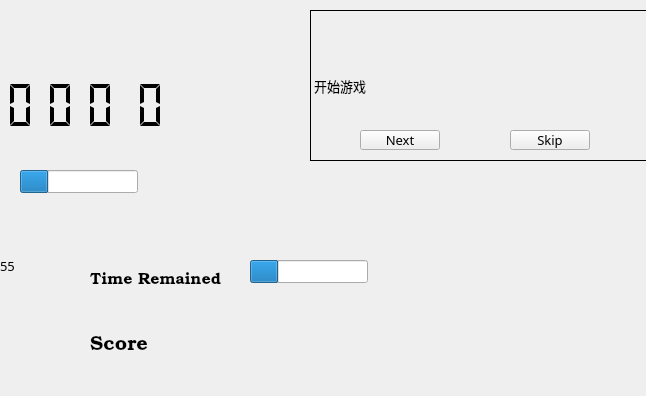
<?xml version="1.0" encoding="UTF-8"?>
<ui version="4.0">
 <class>GameWidget</class>
 <widget class="QWidget" name="GameWidget">
  <property name="geometry">
   <rect>
    <x>0</x>
    <y>0</y>
    <width>646</width>
    <height>396</height>
   </rect>
  </property>
  <property name="font">
   <font>
    <family>黑体</family>
    <pointsize>10</pointsize>
   </font>
  </property>
  <property name="windowTitle">
   <string>Form</string>
  </property>
  <widget class="QLabel" name="labelCntDn">
   <property name="geometry">
    <rect>
     <x>320</x>
     <y>30</y>
     <width>231</width>
     <height>221</height>
    </rect>
   </property>
   <property name="styleSheet">
    <string notr="true">border-image: url(:/cd3.png);</string>
   </property>
   <property name="text">
    <string/>
   </property>
  </widget>
  <widget class="QLabel" name="labelMain">
   <property name="geometry">
    <rect>
     <x>480</x>
     <y>80</y>
     <width>54</width>
     <height>12</height>
    </rect>
   </property>
   <property name="text">
    <string/>
   </property>
  </widget>
  <widget class="QLabel" name="labelMarsh">
   <property name="geometry">
    <rect>
     <x>480</x>
     <y>200</y>
     <width>54</width>
     <height>12</height>
    </rect>
   </property>
   <property name="text">
    <string/>
   </property>
  </widget>
  <widget class="QLabel" name="labelColon">
   <property name="geometry">
    <rect>
     <x>110</x>
     <y>250</y>
     <width>54</width>
     <height>12</height>
    </rect>
   </property>
   <property name="text">
    <string/>
   </property>
  </widget>
  <widget class="QLCDNumber" name="lcdNum1">
   <property name="geometry">
    <rect>
     <x>30</x>
     <y>80</y>
     <width>61</width>
     <height>51</height>
    </rect>
   </property>
   <property name="frameShape">
    <enum>QFrame::NoFrame</enum>
   </property>
   <property name="digitCount">
    <number>1</number>
   </property>
   <property name="segmentStyle">
    <enum>QLCDNumber::Flat</enum>
   </property>
  </widget>
  <widget class="QLCDNumber" name="lcdNum2">
   <property name="geometry">
    <rect>
     <x>-10</x>
     <y>80</y>
     <width>61</width>
     <height>51</height>
    </rect>
   </property>
   <property name="frameShape">
    <enum>QFrame::NoFrame</enum>
   </property>
   <property name="digitCount">
    <number>1</number>
   </property>
   <property name="segmentStyle">
    <enum>QLCDNumber::Flat</enum>
   </property>
  </widget>
  <widget class="QLCDNumber" name="lcdNum3">
   <property name="geometry">
    <rect>
     <x>70</x>
     <y>80</y>
     <width>61</width>
     <height>51</height>
    </rect>
   </property>
   <property name="frameShape">
    <enum>QFrame::NoFrame</enum>
   </property>
   <property name="digitCount">
    <number>1</number>
   </property>
   <property name="segmentStyle">
    <enum>QLCDNumber::Flat</enum>
   </property>
  </widget>
  <widget class="QLCDNumber" name="lcdNum4">
   <property name="geometry">
    <rect>
     <x>120</x>
     <y>80</y>
     <width>61</width>
     <height>51</height>
    </rect>
   </property>
   <property name="frameShape">
    <enum>QFrame::NoFrame</enum>
   </property>
   <property name="digitCount">
    <number>1</number>
   </property>
   <property name="segmentStyle">
    <enum>QLCDNumber::Flat</enum>
   </property>
  </widget>
  <widget class="QLabel" name="labelHp1">
   <property name="geometry">
    <rect>
     <x>390</x>
     <y>220</y>
     <width>54</width>
     <height>12</height>
    </rect>
   </property>
   <property name="text">
    <string/>
   </property>
  </widget>
  <widget class="QLabel" name="labelHp2">
   <property name="geometry">
    <rect>
     <x>530</x>
     <y>320</y>
     <width>54</width>
     <height>12</height>
    </rect>
   </property>
   <property name="text">
    <string/>
   </property>
  </widget>
  <widget class="QLabel" name="labelHp3">
   <property name="geometry">
    <rect>
     <x>530</x>
     <y>290</y>
     <width>54</width>
     <height>12</height>
    </rect>
   </property>
   <property name="text">
    <string/>
   </property>
  </widget>
  <widget class="QLabel" name="labelHp4">
   <property name="geometry">
    <rect>
     <x>510</x>
     <y>220</y>
     <width>54</width>
     <height>12</height>
    </rect>
   </property>
   <property name="text">
    <string/>
   </property>
  </widget>
  <widget class="QProgressBar" name="progressBarMp">
   <property name="geometry">
    <rect>
     <x>20</x>
     <y>170</y>
     <width>118</width>
     <height>23</height>
    </rect>
   </property>
   <property name="value">
    <number>24</number>
   </property>
   <property name="textVisible">
    <bool>false</bool>
   </property>
  </widget>
  <widget class="QLabel" name="labelGuide">
   <property name="geometry">
    <rect>
     <x>310</x>
     <y>10</y>
     <width>950</width>
     <height>151</height>
    </rect>
   </property>
   <property name="sizePolicy">
    <sizepolicy hsizetype="Preferred" vsizetype="Preferred">
     <horstretch>0</horstretch>
     <verstretch>0</verstretch>
    </sizepolicy>
   </property>
   <property name="minimumSize">
    <size>
     <width>350</width>
     <height>0</height>
    </size>
   </property>
   <property name="font">
    <font>
     <family>华文新魏</family>
     <pointsize>10</pointsize>
    </font>
   </property>
   <property name="contextMenuPolicy">
    <enum>Qt::ActionsContextMenu</enum>
   </property>
   <property name="frameShape">
    <enum>QFrame::Box</enum>
   </property>
   <property name="text">
    <string>开始游戏</string>
   </property>
   <property name="scaledContents">
    <bool>false</bool>
   </property>
  </widget>
  <widget class="QPushButton" name="btnNext">
   <property name="geometry">
    <rect>
     <x>360</x>
     <y>130</y>
     <width>80</width>
     <height>20</height>
    </rect>
   </property>
   <property name="font">
    <font>
     <family>Book Antiqua</family>
     <pointsize>10</pointsize>
    </font>
   </property>
   <property name="text">
    <string>Next</string>
   </property>
   <property name="autoDefault">
    <bool>false</bool>
   </property>
   <property name="default">
    <bool>false</bool>
   </property>
   <property name="flat">
    <bool>false</bool>
   </property>
  </widget>
  <widget class="QPushButton" name="btnSkip">
   <property name="geometry">
    <rect>
     <x>510</x>
     <y>130</y>
     <width>80</width>
     <height>20</height>
    </rect>
   </property>
   <property name="font">
    <font>
     <family>Book Antiqua</family>
     <pointsize>10</pointsize>
    </font>
   </property>
   <property name="text">
    <string>Skip</string>
   </property>
  </widget>
  <widget class="QLabel" name="labelScore">
   <property name="geometry">
    <rect>
     <x>0</x>
     <y>260</y>
     <width>54</width>
     <height>12</height>
    </rect>
   </property>
   <property name="font">
    <font>
     <family>华文新魏</family>
     <pointsize>10</pointsize>
    </font>
   </property>
   <property name="text">
    <string>55</string>
   </property>
  </widget>
  <widget class="QLabel" name="labelTarget">
   <property name="geometry">
    <rect>
     <x>110</x>
     <y>260</y>
     <width>54</width>
     <height>12</height>
    </rect>
   </property>
   <property name="text">
    <string/>
   </property>
  </widget>
  <widget class="QLabel" name="labelSlash">
   <property name="geometry">
    <rect>
     <x>60</x>
     <y>260</y>
     <width>54</width>
     <height>12</height>
    </rect>
   </property>
   <property name="text">
    <string/>
   </property>
  </widget>
  <widget class="QLabel" name="labelTextTime">
   <property name="geometry">
    <rect>
     <x>90</x>
     <y>240</y>
     <width>191</width>
     <height>81</height>
    </rect>
   </property>
   <property name="font">
    <font>
     <family>Bookman Old Style</family>
     <pointsize>12</pointsize>
     <weight>50</weight>
     <bold>false</bold>
    </font>
   </property>
   <property name="text">
    <string>Time Remained</string>
   </property>
  </widget>
  <widget class="QLabel" name="labelTextScore">
   <property name="geometry">
    <rect>
     <x>90</x>
     <y>320</y>
     <width>111</width>
     <height>51</height>
    </rect>
   </property>
   <property name="font">
    <font>
     <family>Bookman Old Style</family>
     <pointsize>15</pointsize>
    </font>
   </property>
   <property name="text">
    <string>Score</string>
   </property>
  </widget>
  <widget class="QLabel" name="labelExplain">
   <property name="geometry">
    <rect>
     <x>240</x>
     <y>320</y>
     <width>161</width>
     <height>41</height>
    </rect>
   </property>
   <property name="styleSheet">
    <string notr="true">border-image: url(:/explaination.png);</string>
   </property>
   <property name="text">
    <string/>
   </property>
  </widget>
  <widget class="QLabel" name="labelShield">
   <property name="geometry">
    <rect>
     <x>520</x>
     <y>220</y>
     <width>54</width>
     <height>51</height>
    </rect>
   </property>
   <property name="styleSheet">
    <string notr="true">border-image: url(:/revival.png);</string>
   </property>
   <property name="text">
    <string/>
   </property>
  </widget>
  <widget class="QLabel" name="labelMagnet">
   <property name="geometry">
    <rect>
     <x>530</x>
     <y>290</y>
     <width>54</width>
     <height>61</height>
    </rect>
   </property>
   <property name="styleSheet">
    <string notr="true">border-image: url(:/magnetic.png);</string>
   </property>
   <property name="text">
    <string/>
   </property>
  </widget>
  <widget class="QProgressBar" name="progressBarMag">
   <property name="geometry">
    <rect>
     <x>250</x>
     <y>260</y>
     <width>118</width>
     <height>23</height>
    </rect>
   </property>
   <property name="value">
    <number>24</number>
   </property>
   <property name="textVisible">
    <bool>false</bool>
   </property>
  </widget>
 </widget>
 <resources/>
 <connections/>
</ui>
